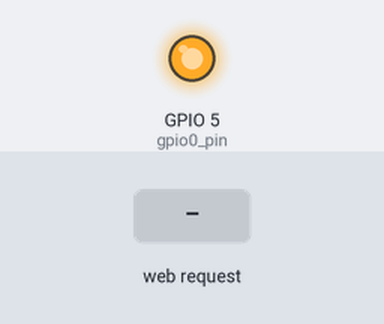
The sketch below on a simulated ESP8266 (NodeMCU). Parts: output pins drawn as LEDs (lit = HIGH). Dashed ring = blinking. Inputs (shaded band) come from the test bench. WiFi joins after 1.5 s; servers stay silent unless stated; what the sketch prints to the serial monitor is not drawn.

Above: at 1.6 s.
At 3.3 s:
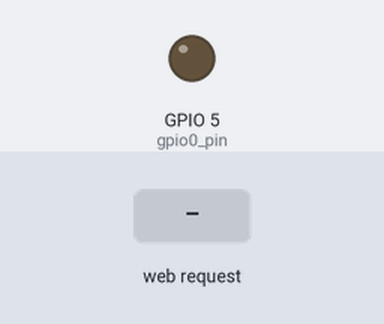
3.4 s: HTTP request GET /socket1Off received
At 3.5 s:
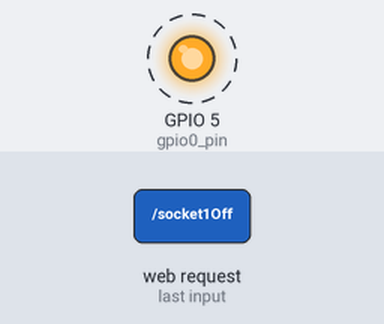
Timing chart, 0 to 6.4 s (numbered marks = the images above; inputs shaded):
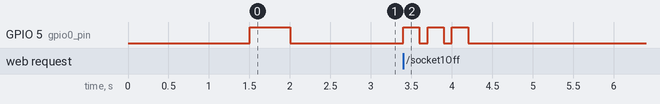

The sketch:

MyWebServer.ino
```cpp
    #include <ESP8266WiFi.h>
#include <WiFiClient.h>
#include <ESP8266WebServer.h>
#include <ESP8266mDNS.h>

#ifndef STASSID
#define STASSID "forlamp"
#define STAPSK  "123456aa"
#endif

MDNSResponder mdns;

const char *ssid = STASSID;
const char *password = STAPSK;

ESP8266WebServer server(80);

const int gpio0_pin = 5;
String webPage = "";
int mode_number = 0;

void incModeNumber(){
  mode_number++;
  if(mode_number == 4){
    mode_number = 0;
  }
  Serial.print("mode is ");
  Serial.println(mode_number);

}

void modeUp(int time) {
  incModeNumber();
  digitalWrite(gpio0_pin, HIGH);   // зажигаем светодиод
  delay(time);            // ждем
  digitalWrite(gpio0_pin, LOW); // выключаем светодиод
  delay(100);
  Serial.println("Button Pressed");

}

void lightOffButton(){
  switch(mode_number){
    case 1: modeUp(200);
            modeUp(200);
            modeUp(200);
            break;
    case 2: modeUp(200);
            modeUp(200);
            break;
    case 3: modeUp(200);
            break;
    case 0: break;
  }
}

void setup(void) {

  webPage += "<h1>ESP8266 Web Server</h1><p>Socket #1<a href=\"socket1On\"><button>ON</button></a>&nbsp;<a href=\"socket1Off\"><button>OFF</button></a></p>";

  pinMode(gpio0_pin, OUTPUT);
  digitalWrite(gpio0_pin, LOW);
  Serial.begin(115200);

  WiFi.mode(WIFI_STA);
  WiFi.begin(ssid, password);

  Serial.println("");
  Serial.print("Connected to ");
  Serial.print(ssid);
  Serial.print(" ");
  // Wait for connection
  while (WiFi.status() != WL_CONNECTED) {
    delay(500);
    Serial.print(".");
  }
  Serial.println("");
  Serial.print("IP address: ");
  Serial.println(WiFi.localIP());

  if (MDNS.begin("esp8266", WiFi.localIP())) {
    Serial.println("MDNS responder started");
  }

  server.on("/", [](){
    server.send(200, "text/html", webPage);

  });
  server.on("/socket1On", [](){
    server.send(200, "text/html", webPage);
    modeUp(200);
    delay(200);
  });
  server.on("/socket1Off", [](){
    server.send(200, "text/html", webPage);
    lightOffButton();
    delay(200);
  });
  server.begin();
  Serial.println("HTTP server started");
  modeUp(500);
}

void loop(void) {
 server.handleClient();
 MDNS.update();
}
```

Measured:
- after the input at 3.4 s, GPIO 5 (gpio0_pin): alternates HIGH for 0.20 s and LOW for 0.10 s, 6 changes in all, then stays LOW, starting at once
